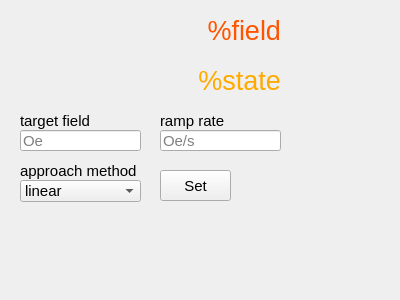
<?xml version="1.0" encoding="UTF-8"?>
<ui version="4.0">
 <class>Form</class>
 <widget class="QWidget" name="Form">
  <property name="geometry">
   <rect>
    <x>0</x>
    <y>0</y>
    <width>400</width>
    <height>300</height>
   </rect>
  </property>
  <property name="font">
   <font>
    <family>Arial</family>
    <pointsize>11</pointsize>
   </font>
  </property>
  <property name="windowTitle">
   <string>Form</string>
  </property>
  <widget class="QLineEdit" name="le_ramp_rate">
   <property name="geometry">
    <rect>
     <x>160</x>
     <y>130</y>
     <width>121</width>
     <height>21</height>
    </rect>
   </property>
   <property name="placeholderText">
    <string>Oe/s</string>
   </property>
  </widget>
  <widget class="QComboBox" name="cb_approach">
   <property name="geometry">
    <rect>
     <x>20</x>
     <y>180</y>
     <width>121</width>
     <height>22</height>
    </rect>
   </property>
   <item>
    <property name="text">
     <string>linear</string>
    </property>
   </item>
   <item>
    <property name="text">
     <string>oscillate</string>
    </property>
   </item>
   <item>
    <property name="text">
     <string>no o'shoot</string>
    </property>
   </item>
  </widget>
  <widget class="QLineEdit" name="le_target">
   <property name="geometry">
    <rect>
     <x>20</x>
     <y>130</y>
     <width>121</width>
     <height>21</height>
    </rect>
   </property>
   <property name="placeholderText">
    <string>Oe</string>
   </property>
  </widget>
  <widget class="QLabel" name="label_approach">
   <property name="geometry">
    <rect>
     <x>20</x>
     <y>160</y>
     <width>121</width>
     <height>21</height>
    </rect>
   </property>
   <property name="text">
    <string>approach method</string>
   </property>
  </widget>
  <widget class="QLabel" name="label_reading">
   <property name="geometry">
    <rect>
     <x>80</x>
     <y>10</y>
     <width>201</width>
     <height>41</height>
    </rect>
   </property>
   <property name="layoutDirection">
    <enum>Qt::LeftToRight</enum>
   </property>
   <property name="text">
    <string>&lt;html&gt;&lt;head/&gt;&lt;body&gt;&lt;p&gt;&lt;span style=&quot; font-size:20pt; color:#ff5500;&quot;&gt;%field&lt;/span&gt;&lt;/p&gt;&lt;/body&gt;&lt;/html&gt;</string>
   </property>
   <property name="alignment">
    <set>Qt::AlignRight|Qt::AlignTrailing|Qt::AlignVCenter</set>
   </property>
  </widget>
  <widget class="QLabel" name="label_ramp_rate">
   <property name="geometry">
    <rect>
     <x>160</x>
     <y>110</y>
     <width>121</width>
     <height>21</height>
    </rect>
   </property>
   <property name="text">
    <string>ramp rate</string>
   </property>
  </widget>
  <widget class="QLabel" name="label_state">
   <property name="geometry">
    <rect>
     <x>80</x>
     <y>60</y>
     <width>201</width>
     <height>41</height>
    </rect>
   </property>
   <property name="layoutDirection">
    <enum>Qt::LeftToRight</enum>
   </property>
   <property name="text">
    <string>&lt;html&gt;&lt;head/&gt;&lt;body&gt;&lt;p&gt;&lt;span style=&quot; font-size:20pt; color:#ffaa00;&quot;&gt;%state&lt;/span&gt;&lt;/p&gt;&lt;/body&gt;&lt;/html&gt;</string>
   </property>
   <property name="alignment">
    <set>Qt::AlignRight|Qt::AlignTrailing|Qt::AlignVCenter</set>
   </property>
  </widget>
  <widget class="QPushButton" name="pb_set">
   <property name="geometry">
    <rect>
     <x>160</x>
     <y>170</y>
     <width>71</width>
     <height>31</height>
    </rect>
   </property>
   <property name="text">
    <string>Set</string>
   </property>
  </widget>
  <widget class="QLabel" name="label_target">
   <property name="geometry">
    <rect>
     <x>20</x>
     <y>110</y>
     <width>131</width>
     <height>21</height>
    </rect>
   </property>
   <property name="text">
    <string>target field</string>
   </property>
  </widget>
 </widget>
 <resources/>
 <connections/>
</ui>
